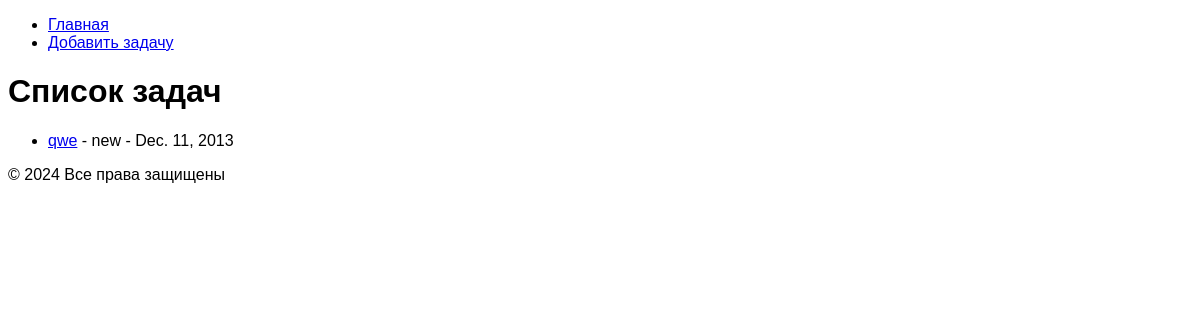
Before: / with the older database file.
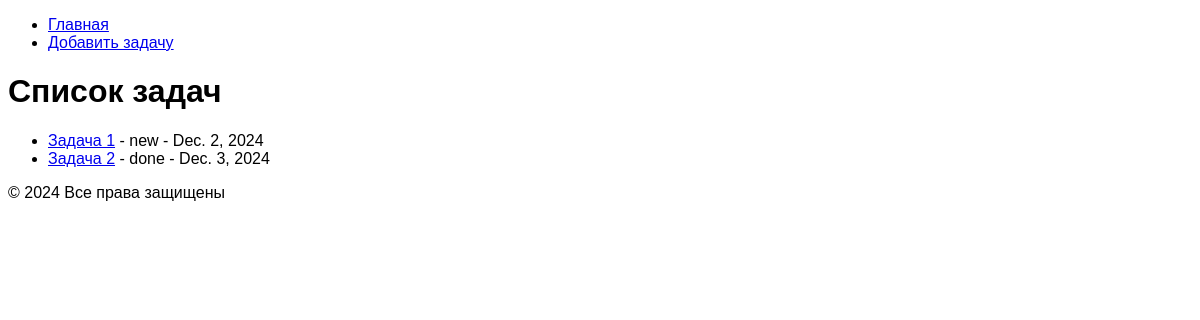
After: the same page with the newer database file.
### todo_app/models.py (models this page shows, shortened)
class Task(models.Model):
    STATUS_CHOICES = [
        ('new', 'Новая'),
        ('in_progress', 'В процессе'),
        ('done', 'Сделано'),
    ]
    description = models.CharField(max_length=255)
    status = models.CharField(max_length=20, choices=STATUS_CHOICES, default='new')
    due_date = models.DateField(null=True, blank=True)
    details = models.TextField(blank=True, null=True)

### todo_app/views.py (the view)
# urls.py: path('', views.task_list, name='task_list'),
def task_list(request):
    tasks = Task.objects.all()
    return render(request, 'todo/task_list.html', {'tasks': tasks})

### todo_app/templates/todo/task_list.html (shortened to what this page needs)
{% extends 'todo/base.html' %}
{% block content %}
    <h1>Список задач</h1>
    <ul>
        {% for task in tasks %}
            <li>
                <a href="{% url 'task_detail' task.id %}">{{ task.description }}</a> -
                {{ task.status }} - {{ task.due_date }}
            </li>
        {% endfor %}
    </ul>
{% endblock %}

### todo_app/templates/todo/base.html (shortened to what this page needs)
{% load static %}
<!DOCTYPE html>
<html lang="en">
<head>
    <link rel="stylesheet" href="{% static 'todo/style.css' %}">
</head>
<body>
    <header>
        <nav>
            <ul>
                <li><a href="{% url 'task_list' %}">Главная</a></li>
                <li><a href="{% url 'task_add' %}">Добавить задачу</a></li>
            </ul>
        </nav>
    </header>
    <main>
        {% block content %}
        {% endblock %}
    </main>
    <footer>
        <p>&copy; 2024 Все права защищены</p>
    </footer>
</body>
</html>

### todo_app/static/todo/style.css (style rules this page uses)
body { font-family: Arial, sans-serif; }

Changed rows visible on the page:
changed Task "new": description "qwe" → "Задача 1"; due_date "Dec. 11, 2013" → "Dec. 2, 2024"
added Task: description "Задача 2", status "done", due_date "Dec. 3, 2024"
